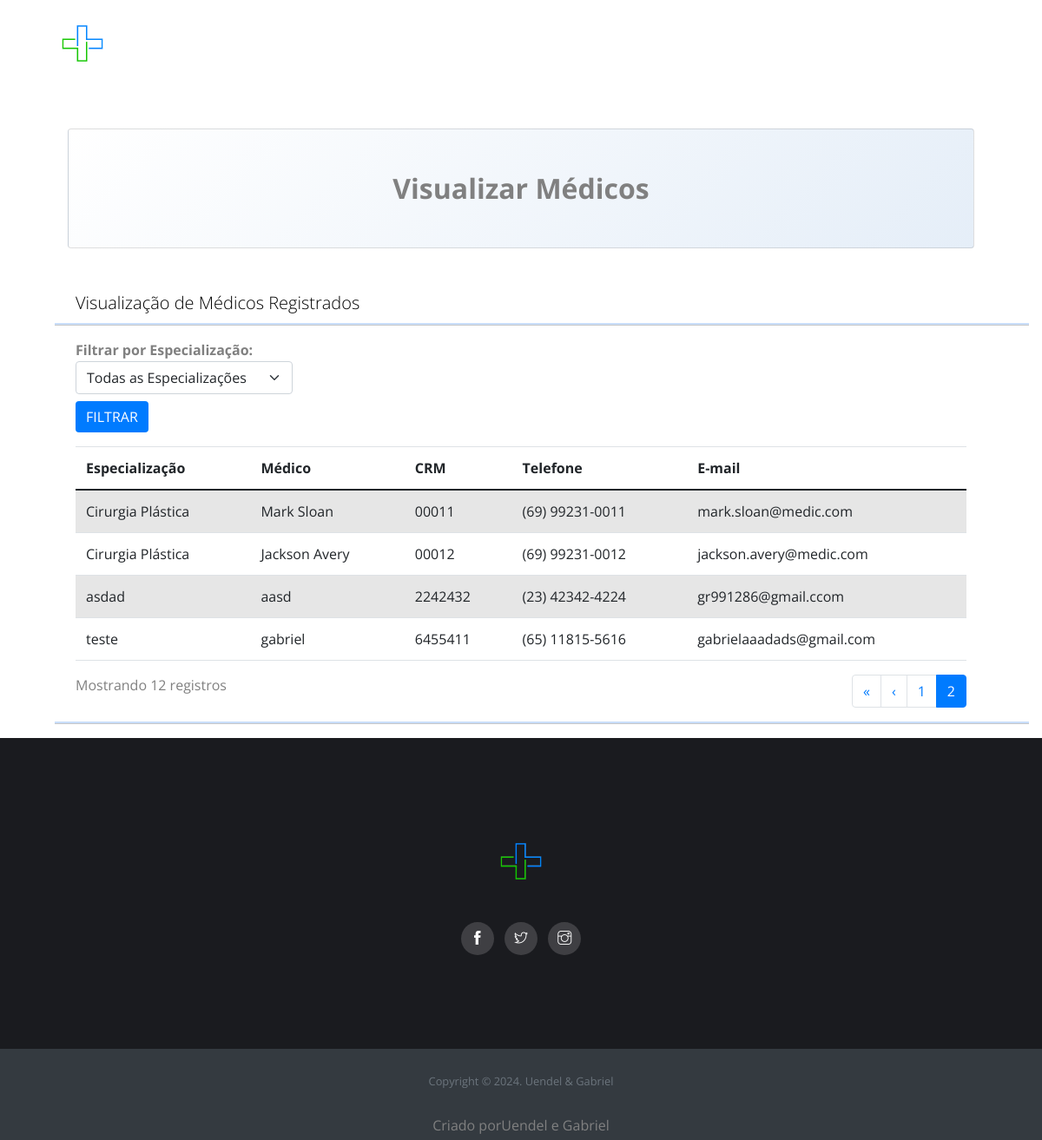
The app's page /visualizar/?page=2 with its own data.
### usuarios/models.py (models this page shows)
class Medico(models.Model):
    nome_medico = models.CharField(max_length=200)
    especializacao = models.CharField(max_length=200)
    crm = models.CharField(max_length=10)
    email = models.EmailField(max_length=50)
    telefone = models.CharField(
        max_length=15,
        validators=[RegexValidator(regex=r'^\+?1?\d{9,15}$', message="Número de telefone inválido")])

### usuarios/views.py (the view)
# urls.py: path('visualizar/', views.visualizar_medicos, name='visualizar'),
def visualizar_medicos(request):
    especializacao_selecionada = request.POST.get('especializacao', '')
    if especializacao_selecionada:
        lista_medicos = Medico.objects.filter(especializacao=especializacao_selecionada)
    else:
        lista_medicos = Medico.objects.all()
    paginator = Paginator(lista_medicos, 8)  # Exibe 8 médicos por página
    page_number = request.GET.get('page')
    lista_medicos = paginator.get_page(page_number)
    lista_especializacoes = Medico.objects.values_list('especializacao', flat=True).distinct()
    return render(request, 'usuarios/visualizar.html', {
        'lista_medicos': lista_medicos,
        'lista_especializacoes': lista_especializacoes,
        'especializacao_selecionada': especializacao_selecionada
    })

### usuarios/templates/usuarios/visualizar.html (shortened to what this page needs)
{% extends 'usuarios/base.html' %}
{% block titulo %}Visualizar Médicos{% endblock %}
{% block conteudo %}
<h3>Visualização de Médicos Registrados</h3>
<hr>
<form action="{% url 'visualizar' %}" method="POST">
    <div class="filter mb-3">
        <label for="medicoEspecialidade"><strong>Filtrar por Especialização:</strong></label>
        <select name="especializacao" id="medicoEspecialidade" class="form-select" style="width: 250px;">
            <option value="">Todas as Especializações</option>
        </select>
        <button type="submit" class="btn btn-primary mt-2">Filtrar</button>
    </div>
</form>
<div class="table-responsive">
    <table class="table table-striped">
        <thead>
            <tr>
                <th>Especialização</th>
                <th>Médico</th>
                <th>CRM</th>
                <th>Telefone</th>
                <th>E-mail</th>
            </tr>
        </thead>
        <tbody>
        {% for medico in lista_medicos %}
            <tr>
                <td>{{ medico.especializacao }}</td>
                <td>{{ medico.nome_medico }}</td>
                <td>{{ medico.crm }}</td>
                <td>{{ medico.telefone }}</td>
                <td>{{ medico.email }}</td>
            </tr>
        {% empty %}
            <tr>
                <td colspan="5" class="text-center">Nenhum registro encontrado.</td>
            </tr>
        {% endfor %}
        </tbody>
    </table>
</div>
<div class="d-flex justify-content-between">
    <div>
        <p>Mostrando {{ lista_medicos.paginator.count }} registros</p>
    </div>
    <nav>
        <ul class="pagination">
            {% if lista_medicos.has_previous %}
                <li class="page-item">
                    <a class="page-link" href="?page=1" aria-label="Primeira">
                        <span aria-hidden="true">&laquo;</span>
                    </a>
                </li>
                <li class="page-item">
                    <a class="page-link" href="?page={{ lista_medicos.previous_page_number }}" aria-label="Anterior">
                        <span aria-hidden="true">&lsaquo;</span>
                    </a>
                </li>
            {% endif %}
            {% for i in lista_medicos.paginator.page_range %}
                {% if lista_medicos.number == i %}
                    <li class="page-item active"><a class="page-link" href="#">{{ i }}</a></li>
                {% else %}
                    <li class="page-item"><a class="page-link" href="?page={{ i }}">{{ i }}</a></li>
                {% endif %}
            {% endfor %}
        </ul>
    </nav>
</div>
<hr>
{% endblock %}

### static/css/style.css (style rules this page uses)
body { font-family: "Open Sans", sans-serif; -webkit-font-smoothing: antialiased; }
h1, h2, h3, h4, h5, h6 { font-family: "Open Sans", sans-serif; color: #000; font-weight: 300; }
h3 { font-size: 20px; line-height: 30px; }
p, li, blockquote, label { font-size: 16px; letter-spacing: 0; line-height: 25px; color: #808080; margin-bottom: 0; }
.btn-primary { background-color: #007bff; border: none; transition: background-color 0.3s; }
body { overflow-x: hidden; }
a { font-size: inherit; color: inherit; }
.btn { text-transform: uppercase; }
hr { display: block; height: 2px; border: 0; border-top: 2px solid #2e7eed; margin: 1em 0; padding: 0; }

### records on screen
Medico: especializacao "Cirurgia Plástica", nome_medico "Mark Sloan", crm "00011", telefone "(69) 99231-0011", email "mark.sloan@medic.com"
Medico: especializacao "Cirurgia Plástica", nome_medico "Jackson Avery", crm "00012", telefone "(69) 99231-0012", email "jackson.avery@medic.com"
Medico: especializacao "asdad", nome_medico "aasd", crm "2242432", telefone "(23) 42342-4224", email "gr991286@gmail.ccom"
Medico: especializacao "teste", nome_medico "gabriel", crm "6455411", telefone "(65) 11815-5616", email "gabrielaaadads@gmail.com"

### other values on screen
{{ lista_medicos.paginator.count }} "12"
{{ i }} "1"
{{ i }} "2"
